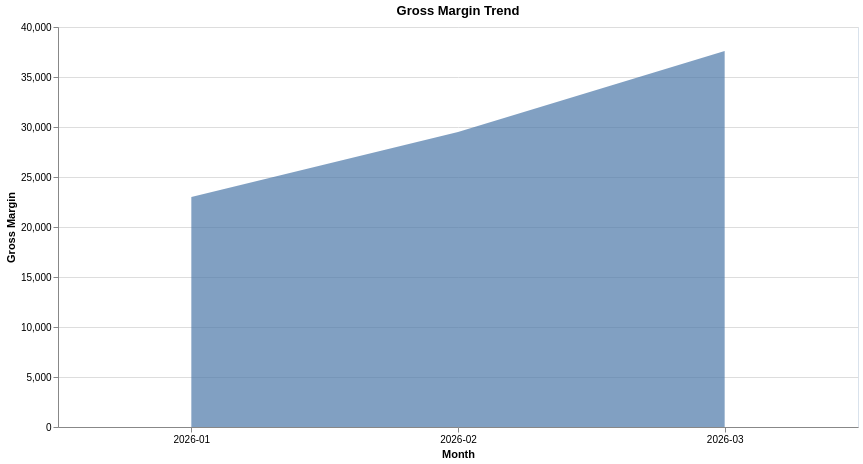

Source (Vega-Lite JSON):
### Vega-Lite specification from a JSON file in a GitHub repository (floating-point values rounded to 4 significant figures)
{"config": {"view": {"continuousWidth": 300, "continuousHeight": 300, "stroke": "#d9e2ec"}}, "data": {"name": "data-74b4d78427b48d79496ccef67e068452"}, "mark": {"type": "area", "opacity": 0.7}, "encoding": {"tooltip": [{"field": "month", "type": "nominal"}, {"field": "gross_margin", "type": "quantitative"}], "x": {"axis": {"labelAngle": 0}, "field": "month", "title": "Month", "type": "nominal"}, "y": {"field": "gross_margin", "title": "Gross Margin", "type": "quantitative"}}, "height": 400, "title": "Gross Margin Trend", "width": 800, "$schema": "https://vega.github.io/schema/vega-lite/v6.4.1.json", "datasets": {"data-74b4d78427b48d79496ccef67e068452": [{"month": "2026-03", "gross_margin": 37600.0}, {"month": "2026-01", "gross_margin": 23000.0}, {"month": "2026-02", "gross_margin": 29500.0}]}}
